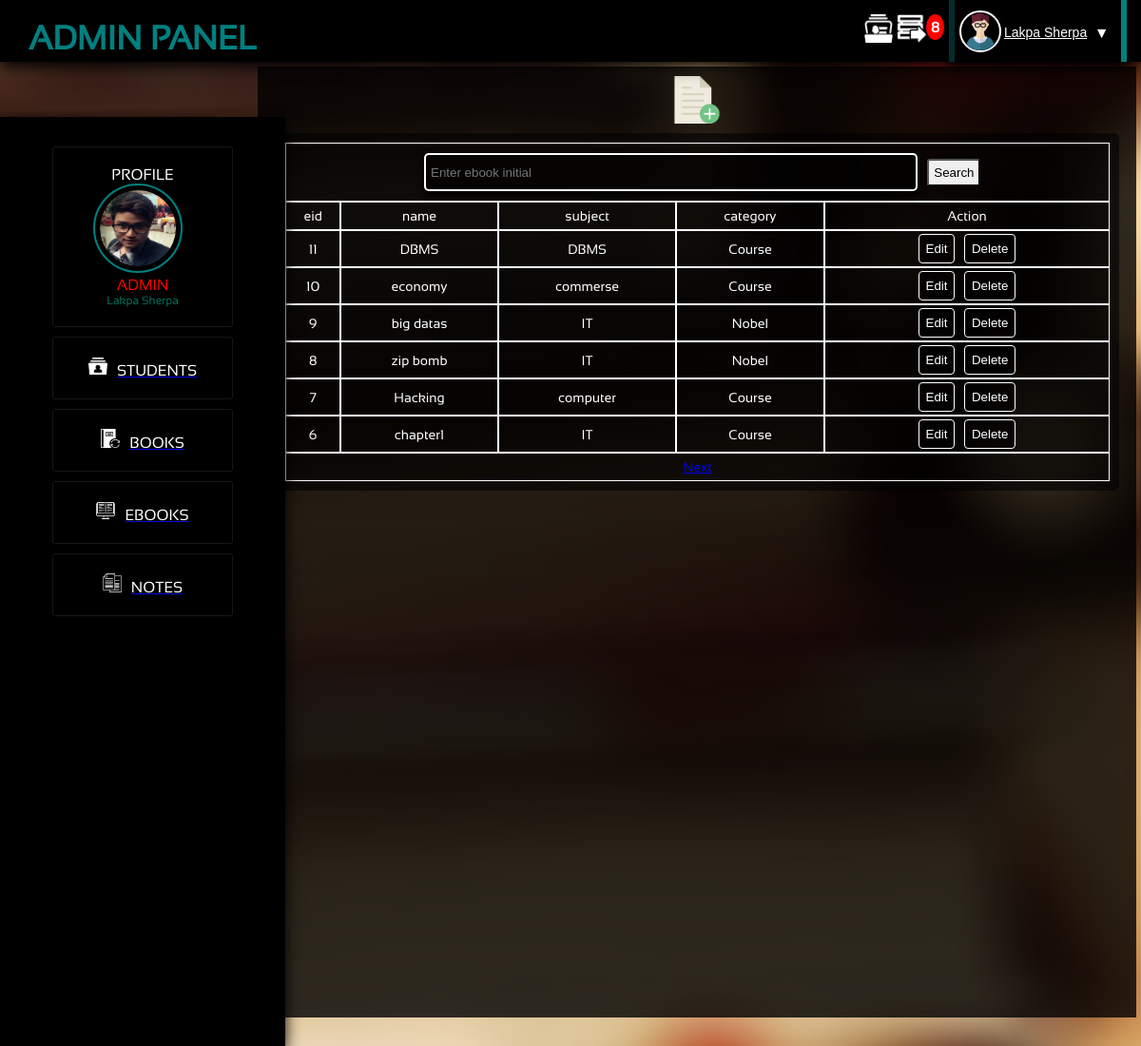
The page /admin/ebooks.php (signed in) on the database as committed earlier.
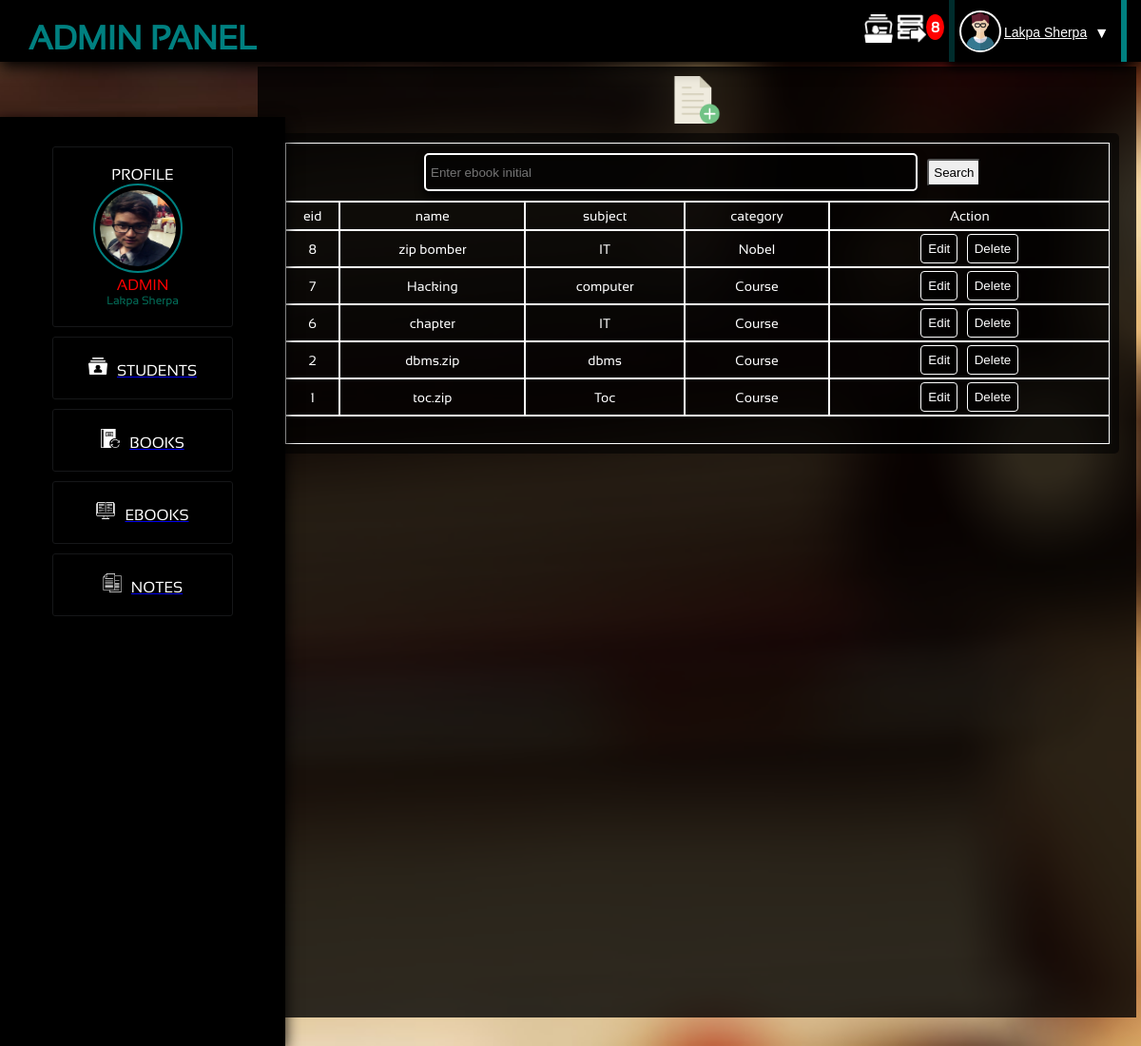
The same page on the database as committed later.
### tables this page shows
CREATE TABLE `ebooks` (
  `eid` int(11) NOT NULL,
  `name` varchar(20) NOT NULL,
  `subject` varchar(30) NOT NULL,
  `category` varchar(30) NOT NULL,
  `download` varchar(50) NOT NULL
);

### admin/class/class.ManageEbooks.php (called while the page is built, shortened)
<?php
	include_once( '../class.database.php' );
		class ManageEbooks{
			public $linker;
			function __construct(){
				$db_connection = new dbConnection();
				$this->linker = $db_connection->connect();
				return $this->linker;
			}
			function listEbook($limit,$category=null){
				if(isset($limit,$category))
				{
					$query = $this->linker->query("SELECT * FROM ebooks WHERE category='$category' ORDER BY eid DESC $limit");
				}else{
					$query = $this->linker->query("SELECT * FROM ebooks ORDER BY eid DESC $limit");
				}
				$counts = $query->rowCount();
				if($counts >= 1)
				{
					$result = $query->fetchAll();
				}
				else
				{
					$result = $counts;
				}
				return $result;
			}
		}
?>

### class.database.php (called while the page is built, shortened)
<?php
	class dbConnection{
		public $db_name = 'php-librarys';
		public $db_user = 'root';
		public $db_pass = '';
		public $db_host = 'localhost';
		function connect(){
			try{
				$this->db_conn = new PDO("mysql:host=$this->db_host;dbname=$this->db_name",
					$this->db_user,$this->db_pass);
				return $this->db_conn;
			}
			catch(PDOException $e){
				return $e->getMessage();
			}
		}
	}
?>

### admin/ebooks.php (the view, shortened to what this page needs)
<?php
  include_once('header.php');
  include_once('manage/manage.ebooks.php');
?>
<div class="main_content"><center>
  <img src="../gallery/logo/filee.png" style="height:50px;width:50px;cursor:pointer" id="clickadd" onClick="add()">
<div class="displaycontainer">
  <table class="table table-striped">
  <thead>
    <tr>
      <section id="search">
      <form method="get" action="#" class="searching">
      <td colspan="12" style=""><input type="text" placeholder="Enter ebook initial" id="admin_search" name="ename"/><input type="Submit" value="Search" id="search_s"></td>
    </form>
    </tr>
    <tr>
      <td>eid</td>
      <td>name</td>
      <td>subject</td>
      <td>category</td>
      <td>Action</td>
    </tr>
  </thead>
  <tbody>
    <?php
    if(!isset($_GET['ename'])){
    if($list_ebook !== 0)
    {
      foreach ($list_ebook as $key => $value) {
        ?>
        <tr>
        <td><?php echo $value['eid']; ?></td>
        <td><?php echo $value['name']; ?></td>
        <td><?php echo $value['subject']; ?></td>
        <td><?php echo $value['category']; ?></td>
        <td>
        <a href="edit_ebook.php?eid=<?php echo $value['eid'];?>"><button>Edit</button></a>
          <button id="btn_delete<?php echo $value['eid']; ?>" value="<?php echo $value['eid']; ?>">Delete</button>
        </td>
        </tr>
        <?php
      }
    }else{
      echo '<td><td></td></td><td><td>Sorry no more Student to show under this section</td></td><td></td><td></td>';
    }
    ?>
    <tr><td colspan="5"><?php echo $ebook_pagination; ?></td></tr>
    <?php
      }else{
        echo $searched_e;
      }
    ?>
  </tbody>
  </table>
</div>
	</div>
</body>
</html>

Rows that differ between the two databases and show on the page:
removed ebooks: eid "11", name "DBMS", subject "DBMS", category "Course"
removed ebooks: eid "10", name "economy", subject "commerse", category "Course"
removed ebooks: eid "9", name "big datas", subject "IT", category "Nobel"
changed ebooks "Nobel": name "zip bomb" → "zip bomber"
changed ebooks id 6: name "chapter1" → "chapter"
now on this page (row unchanged): ebooks: eid "2", name "dbms.zip", subject "dbms", category "Course"
now on this page (row unchanged): ebooks: eid "1", name "toc.zip", subject "Toc", category "Course"
